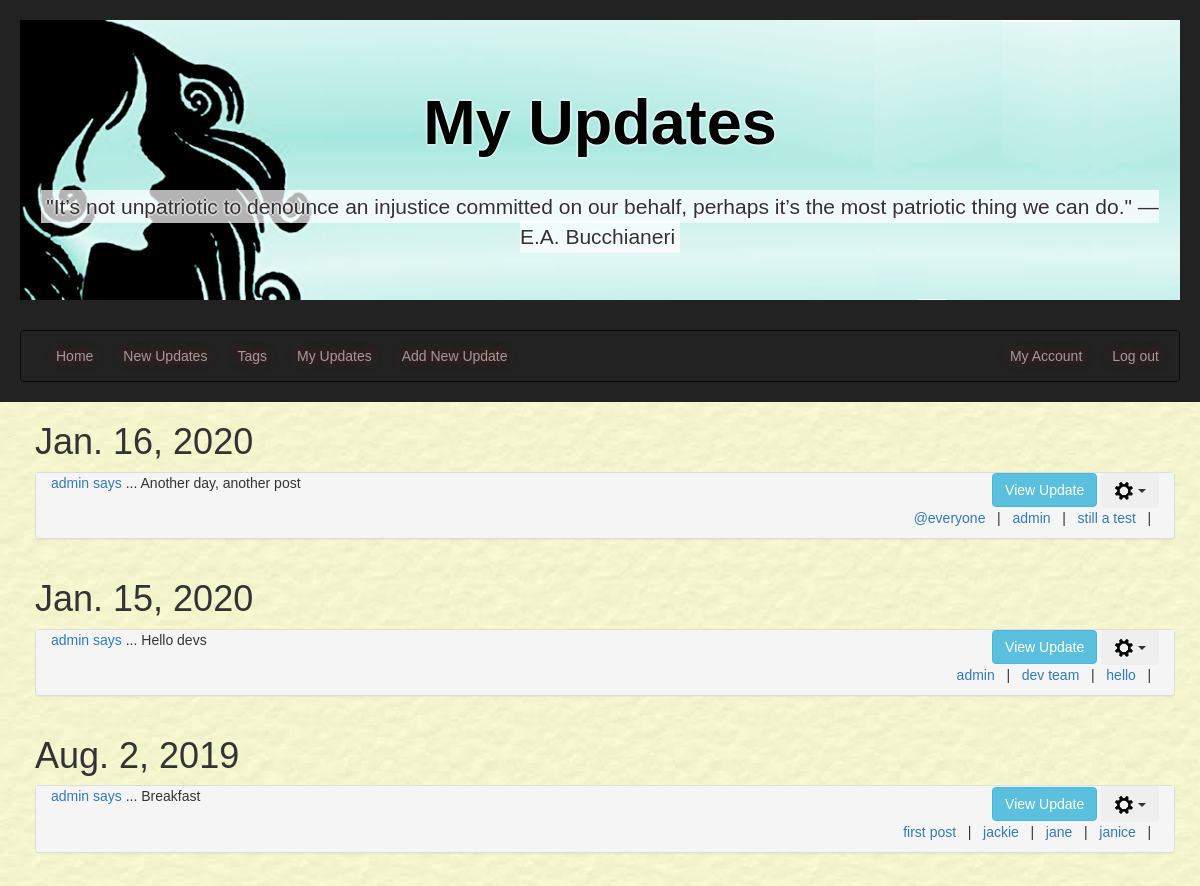
Page /myupdates/ (signed in, upper part) on the earlier database version.
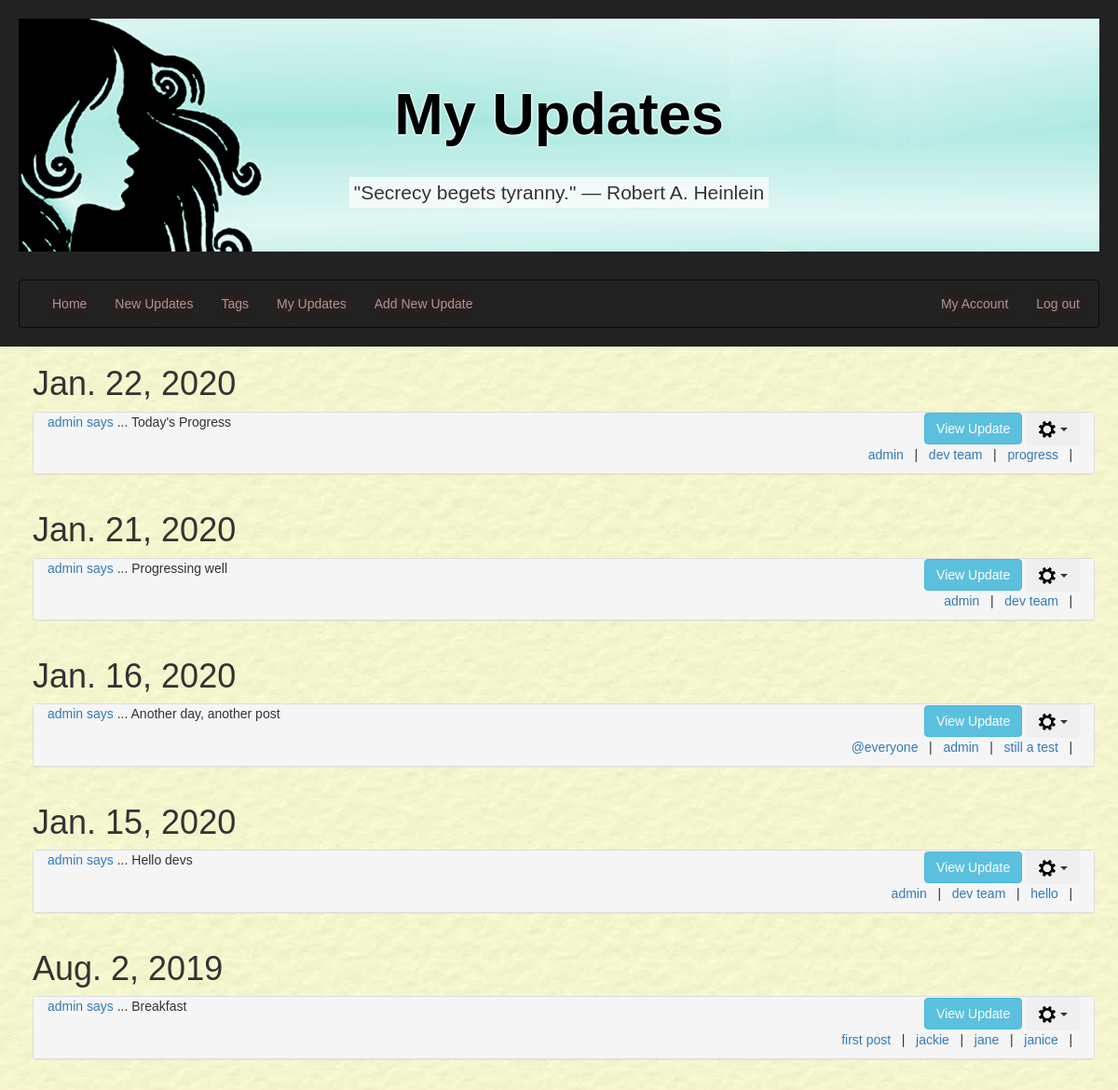
Same page on the later database version.
### tellings/models.py (models this page shows, shortened)
class UserPost(models.Model):
    postID = models.AutoField(primary_key=True, db_column='postID')
    user = models.ForeignKey(settings.AUTH_USER_MODEL, on_delete=models.CASCADE,
                             db_column='user')
    dateOfPost = models.DateField()
    postTitle = models.CharField(max_length=35, unique=True)
    postText = models.CharField(max_length=255)
    @property
    def post_tags(self):
        tagmaps = Tagmap.objects.filter(postID=self.postID)
        tagList = sorted([tag.tagID.tagName for tag in tagmaps])
        return tagList
    class Meta:
        verbose_name = "UserPost"
        verbose_name_plural = "UserPosts"

class Tag(models.Model):
    tagID = models.AutoField(primary_key=True, db_column='tagID')
    tagName = models.CharField(max_length=15)
    class Meta:
        ordering = ['tagName']
        verbose_name = "Tag"
        verbose_name_plural = "Tags"

### tellings/views.py (the view)
# urls.py: path('myupdates/', MyUpdatesListView.as_view(), name='myupdates'),
class MyUpdatesListView(LoginRequiredMixin, generic.ListView):
    model = UserPost
    template_name = "tellings/myupdates_list.html"
    paginate_by = 10
    http_method_names = ['get', 'post']
    def get_queryset(self):
        user_id = self.request.user.id
        tagName_val = False
        qs = super().get_queryset()
        if self.request.method == 'GET' and 'tagName' in self.request.GET:
            tagName_val = self.request.GET.get('tagName', False)
        if tagName_val:  # get posts for current user filtered by tagname
            try:
                tagID = Tag.objects.get(tagName=tagName_val).tagID
                tagmaps = Tagmap.objects.filter(tagID=tagID)
                postList = [tm.postID.postID for tm in tagmaps]
                qs = qs.filter(postID__in=postList).filter(user=user_id).order_by('-dateOfPost')
            except:
                qs = qs.filter(user=user_id).order_by('-dateOfPost')
        else:            # get all posts for current user
            qs = qs.filter(user=user_id).order_by('-dateOfPost')
        return qs
    def get_context_data(self, **kwargs):
        context = super(MyUpdatesListView, self).get_context_data(**kwargs)
        current_username = user_id = self.request.user.username
        quote = get_random_quote()
        if self.request.method == 'GET' and 'tagName' in self.request.GET:
            context['tagName'] = self.request.GET.get('tagName', '')
        context['current_username'] = current_username
        context['quote'] = quote
        return context

### tellings/views.py (called while the page is built)
def get_random_quote():
    secure_random = random.SystemRandom()
    random_quote = secure_random.choice(random_quotes)
    return _(random_quote)

### tellings/templates/tellings/myupdates_list.html (shortened to what this page needs)
{% extends 'tellings/base.html' %}
{% block headertitle1 %}My Updates{% endblock headertitle1 %}
{% block content %}
  <div class="container-fluid main-content">
    <div class="container currentUserUpdates" id="userUpdates">
        {% if userpost_list %}
        {% load static %}
        {% regroup userpost_list by dateOfPost as ordered_post_list %}
        {% for mypost in ordered_post_list %}
        <div class="row">
          <h1>{{ mypost.grouper }}</h1>
          <div class="panel-group">
            {% for item in mypost.list %}
              <div class="panel panel-default" id="panel_post_{{ item.postID }}">
                <div>
                  <div class="col-sm-8 panel-postTitle">
                    <p><a href="{% url 'tellings:myupdates' %}" name="{{ item.user }}">
                       {{ item.user }} says</a> ... {{ item.postTitle }}</p>
                  </div>
                  <div class="col-sm-4 align-panel-text-right">
                    <button class="btn btn-info collapse_btn" data-toggle="collapse" data-target="#collapse{{ item.postID }}">View Update</button>
                    {% if current_username %}
                      {% if item.user.username == current_username %}
                        <div class="btn-group">
                            <button type="button" class="btn dropdown-toggle" data-toggle="dropdown" aria-haspopup="true" aria-expanded="false">
                              <img src="{% static 'tellings/imgs/settings_cog.png' %}" alt="">
                              <span class = "caret"></span>
                            </button>
                        </div>
                      {% endif %}
                    {% endif %}
                  </div>
                </div>
                <div class="panel-footer align-panel-text-right">
                  {% for tag in item.post_tags %}
                    <a href="{% url 'tellings:myupdates' %}?tagName={{ tag }}" name="{{ tag }}">{{ tag }}</a>
                    &nbsp;&nbsp;|&nbsp;&nbsp;
                  {% endfor %}
                </div>
              </div>
            {% endfor %}
          </div>
        </div>
        {% endfor %}
        {% else %}
        <div class="row"></div>
          <p>No results found.</p>
        </div>
        {% endif %}
    </div>
  </div>
{% endblock %}

Differences in the rows shown:
added UserPost: grouper "Jan. 22, 2020", user "admin", postTitle "Today's Progress", post_tags "admin" "dev team"
added Tag: post_tags "progress"
added UserPost: grouper "Jan. 21, 2020", user "admin", postTitle "Progressing well", post_tags "admin" "dev team"
Other differences:
{{ quote }}: "\"It’s not unpatriotic to denounce an injustice committed on our behalf, perhaps it’s the most patriotic thing we can do.\" ― E.A. Bucchianeri" → "\"Secrecy begets tyranny.\" ― Robert A. Heinlein"
